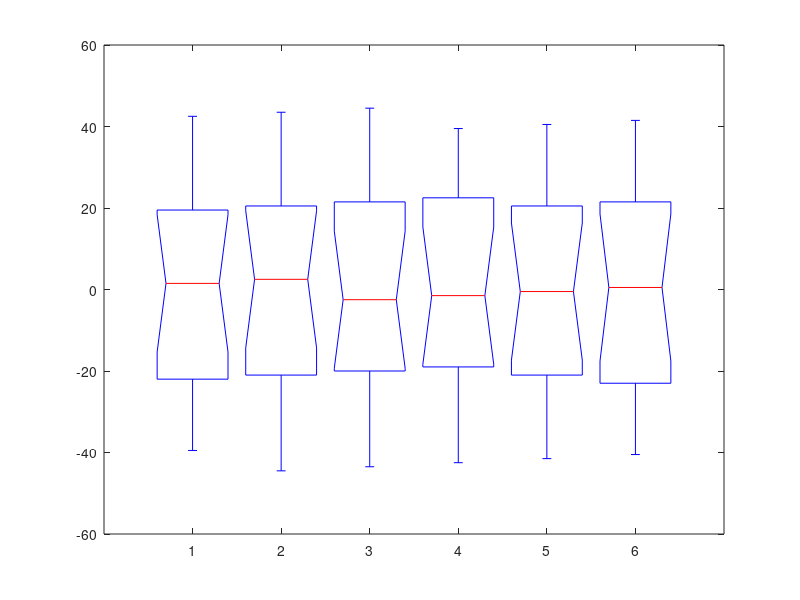

The MATLAB script that drew this image: (Note: this script raises an error after producing the figure.)
clear all
clc
%specify levels for each feature
%three features in total
F1_level = [10 20 30];
F2_level = [30 20 10];
F1_level_num = length(F1_level);
F2_level_num = length(F2_level);

mtr = ones(F2_level_num,F1_level_num);
start = F1_level_num;
step = [1,2,3];

%total = [3,5,7];
total = [3,5,7];%sum for each level
F3Set = 6;%2 train cat; 2 test cat; 2 memory test 
%%%
F3 = 1:(sum(total)*6);
for ii = 1:F3Set
    ff3(ii).orig = F3(ii:F3Set:end);
    ff3(ii).t(1).x = ff3(ii).orig(1:F3Set:end);
    ff3(ii).t(2).x = ff3(ii).orig(2:F3Set:end);
    ff3(ii).t(3).x = ff3(ii).orig(3:F3Set:end);
    ff3(ii).t(4).x = ff3(ii).orig(4:F3Set:end);
    ff3(ii).t(5).x = ff3(ii).orig(5:F3Set:end);
end

sets = [
    2,3,4,5,6,1;
    3,4,5,6,1,2;
    4,5,6,1,2,3;
    5,6,1,2,3,4;
    6,1,2,3,4,5];

sets = sets(randperm(size(sets,1)),:);

for in = 1:size(sets,1)
    index = sets(in,:);
    ff3(1).orig(in:F3Set:end)=ff3(index(1)).t(in).x;
    ff3(2).orig(in:F3Set:end)=ff3(index(2)).t(in).x;
    ff3(3).orig(in:F3Set:end)=ff3(index(3)).t(in).x;
    ff3(4).orig(in:F3Set:end)=ff3(index(4)).t(in).x;
    ff3(5).orig(in:F3Set:end)=ff3(index(5)).t(in).x;
    ff3(6).orig(in:F3Set:end)=ff3(index(6)).t(in).x;
end

for ii = 1:F3Set
testmtr(:,ii)=ff3(ii).orig';
end
anova1(testmtr)
close all
%%
%F1:
for currLevel = 1:3%loop through each level -- all possible ways to sum up as total
    if sum(mtr(:,currLevel)) ~= total(currLevel)
        partitions_mtr = partitions(total(currLevel));
        
        f = 1;
        for irow = 1:size(partitions_mtr,1)
            row = partitions_mtr(irow,:);
            for ii = 1:size(row,2)
                if row(ii)>0
                    com(ii).row = repmat(ii,1,row(ii));
                end
            end
            
            if length([com(:).row])==F1_level_num
                partition_results(currLevel).mtr(f,:) = [com(:).row];
                f=f+1;
            end
            clear com row
        end
    end
end


%generate all possible mtrs
first = ones(1,3);
index = 1;
for l2 = 1:size(partition_results(2).mtr,1)
    second = partition_results(2).mtr(l2,:);
    for l3 = 1:size(partition_results(3).mtr,1)
        third = partition_results(3).mtr(l3,:);
        final(index).mtr = [first;second;third];
        index = index+1;
    end
end

%calculate best performance
c = 1;
for ifinal = 1:length(final)
    final(ifinal).sumrow = sum(final(ifinal).mtr);
    final(ifinal).sumcol = sum(final(ifinal).mtr,2);
    
    temp = flipud(fliplr(final(ifinal).mtr));%mtr for the other category
    totalnum = temp+final(ifinal).mtr;
    
    cat1prob = temp./totalnum;
    cat2prob = final(ifinal).mtr./totalnum;
    
    for irow = 1:size(cat1prob,1)
        for icol = 1:size(cat1prob,2)
            larger_prob(irow,icol) = max(cat1prob(irow,icol),cat2prob(irow,icol));
            larger_prob(irow,icol) = larger_prob(irow,icol)*totalnum(irow,icol);
        end
    end
    totalprob = sum(sum(larger_prob));
    final(ifinal).optimal = totalprob/sum(sum(totalnum));
    
    if isequal(final(ifinal).sumrow,total)
        candidate(c).mtrCatA = final(ifinal).mtr;
        candidate(c).mtrCatB = temp;
        candidate(c).optima_per = final(ifinal).optimal;
        c = c+1;
    end
    clear temp
end
%%%%%%%%%%%%%%%%%%%%%%%%%%%%%%%%%%%%%%%%%%%%%%%%%%%%%%%%%%%%%%%%%%%%%%%%%%%%
%generate parameter list
for c = 1:length(candidate)
    newdir = ['uniqueF3_F1F2_3levels_candidate',num2str(c,'%02d')];   
    if ~exist(newdir)
        mkdir(newdir)
        cd(newdir)
    else
        cd(newdir)
    end

    paramA = [];
    paramB = [];
    for irow = 1:size(candidate(c).mtrCatA,1)
        tempF2 = F2_level(irow);
        for icol = 1:size(candidate(c).mtrCatA,2)
            tempF1 = F1_level(icol);
            temp = [tempF1 tempF2];
            paramA = [paramA; repmat(temp,candidate(c).mtrCatA(irow,icol),1)];
            
            paramB = [paramB; repmat(temp,candidate(c).mtrCatB(irow,icol),1)];
        end
    end
    %candidate(c).paramA = paramA;
    %candidate(c).paramB = paramB;
    %%feature03
    Atemp3 = ff3(1).orig;
    Atemp3 = Atemp3(randperm(length(Atemp3)))';
    candidate(c).paramA = [paramA Atemp3];%F3(randperm(size(temp2,1)));
    
    Btemp3 = ff3(2).orig;
    Btemp3 = Btemp3(randperm(length(Btemp3)))';
    candidate(c).paramB = [paramB Btemp3];
    
    candidate(c).param = [candidate(c).paramA;candidate(c).paramB];
    
    %%%%
    Catlabels = zeros(size(candidate(c).param,1),1);
    Catlabels(1:length(Atemp3))=1;
    
    candidate(c).paramlabels = [candidate(c).param Catlabels eye(size(Catlabels,1))];
    
    clear t1 t2 t3 t12 t22 t32
    %%%Plot
    color1 = [0.9 0.4 0.4];%color for category A (red)
    color2 = [0.4 0.4 0.9]; % color for category B (blue)
    C = [];
    for ii = 1:size(candidate(c).paramA,1)
        C = [C; color1];
    end
    
    for ii = 1:size(candidate(c).paramB,1)
        C = [C; color2];
    end
    
    for ii = 10:10:100
        h=figure(1);scatter3(candidate(c).param(:,1),candidate(c).param(:,2),candidate(c).param(:,3),120,C,'fill')
        view(ii,30)
        title(['candidate ' num2str(c) ' optimal ' num2str(candidate(c).optima_per) ' stimuli dimension train ',num2str(ii,'%03d')])
        img_name = ['candidate' num2str(c) 'optimal' num2str(candidate(c).optima_per) 'stimuli_dimension_train',num2str(ii,'%03d'),'.jpg'];
        saveas(h,img_name)
        %pause
    end
    
    
%%
Newtemp3A = ff3(3).orig;
Newtemp3B = ff3(4).orig;

NewparamA = [paramA Newtemp3A(randperm(length(Newtemp3A)))'];
NewparamB = [paramB Newtemp3B(randperm(length(Newtemp3B)))'];


candidate(c).NewparamA = NewparamA;
candidate(c).NewparamB = NewparamB;
candidate(c).Newparam = [NewparamA;NewparamB];


NewCatlabels = zeros(size(candidate(c).Newparam,1),1);
NewCatlabels(1:length(NewparamA))=1;

candidate(c).Newparamlabels = [candidate(c).Newparam NewCatlabels eye(size(NewCatlabels,1))];


%%%%%plot
colorNew1 = [0.6 0.2 0.3];%color for category A (red)
colorNew2 = [0.3 0.2 0.6]; % color for category B (blue)
%C = [];
     for ii = 1:size(NewparamA,1)
         C = [C; colorNew1];
     end
 
     for ii = 1:size(NewparamB,1)
         C = [C; colorNew2];
     end

%%% labels for train and test stimuli sets
candidate(c).allparam = [candidate(c).param ones(size(candidate(c).param,1),1); candidate(c).Newparam zeros(size(candidate(c).Newparam,1),1)];

%%%Plot
for ii = 10:10:100
h=figure(2);scatter3(candidate(c).allparam(:,1),candidate(c).allparam(:,2),candidate(c).allparam(:,3),120,C,'fill')
view(ii,30)
img_name = ['candidate ' num2str(c) ' optimal ' num2str(candidate(c).optima_per) ' stimuli_dimension_train_test_',num2str(ii,'%03d'),'.jpg'];
saveas(h,img_name)
%pause
end%   


%%%Novel stimuli for memory tests
    noveltemp3 = [ff3(5).orig ff3(6).orig];%all object specific feature
    F1F2Novel = [paramA; paramB];
    NovelMemoryparam = [F1F2Novel noveltemp3(randperm(length(noveltemp3)))'];
    candidate(c).NovelMemoryparam = NovelMemoryparam;
    
    candidate(c).train_test_memory_param =  [candidate(c).param ones(size(candidate(c).param,1),1); ...
        candidate(c).Newparam zeros(size(candidate(c).Newparam,1),1);...
        candidate(c).NovelMemoryparam ones(size(candidate(c).NovelMemoryparam,1),1)*-1];
    
    colorNovelobject = [0.4,0.9,0.4];%color for novel object
    allC = C;
    for ii = 1:size(NovelMemoryparam,1)
        allC = [allC;colorNovelobject];
    end
    
    %%%plot
    for ii = 10:10:100
        h3=figure(3);scatter3(candidate(c).train_test_memory_param(:,1),candidate(c).train_test_memory_param(:,2),candidate(c).train_test_memory_param(:,3),100,allC,'fill')
        view(ii,30)
        img_name_novel = ['candidate ' num2str(c) ' optimal ' num2str(candidate(c).optima_per) ' stimuli_dimension_train_test_memory',num2str(ii,'%03d'),'.jpg'];
        saveas(h3,img_name_novel)
        %pause
    end%
    
    
%%     
     fname_train = ['candidate',num2str(c),'_optimal',num2str(round(candidate(c).optima_per,2)*100),'_stimuli_param_uniqueF3_train.csv'];
%     save
     csvwrite(fname_train,candidate(c).paramlabels)
     
     fname_test = ['candidate',num2str(c),'_optimal',num2str(round(candidate(c).optima_per,2)*100),'_stimuli_param_uniqueF3_test.csv'];
%     save
     csvwrite(fname_test,candidate(c).Newparamlabels)
cd ../ 
end

save('uniqueF3_F1F2_3levels_candidates','candidate')



